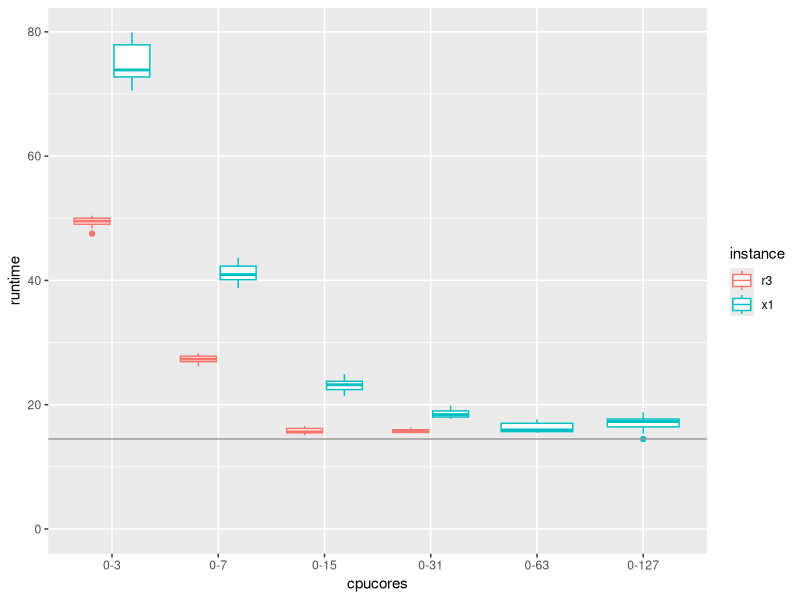

The R script that drew this image:
## ---- chunk 1

library(tidyverse)

d1 <- read_delim("res-r3-h2o.csv", delim=":", 
        col_names = c("instance","tool","cpucores","runtime")) 
d2 <- read_delim("res-x1-h2o.csv", delim=":", 
        col_names = c("instance","tool","cpucores","runtime")) 
d <- rbind(d1, d2)

cpucores_order <- unique(d$cpucores)

d %>% mutate(cpucores=factor(cpucores, levels=cpucores_order)) %>% 
  filter(cpucores %in% c("0-3","0-7","0-15","0-31","0-63","0-127")) %>% 
  mutate(ncores = as.numeric(gsub(".*-","",cpucores))+1) %>% 
  ggplot() + geom_boxplot(aes(x = cpucores, y = runtime, color = instance)) +
  ylim(c(0,NA)) + geom_hline(aes(yintercept = min(runtime)), color = "grey60")

